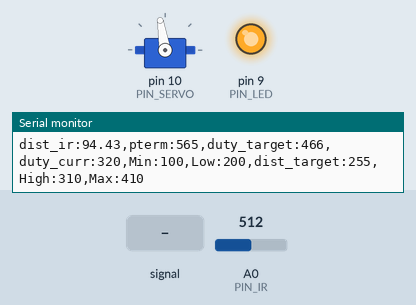
This sketch was run on a simulated Arduino Uno, built with avr-gcc and run on an emulated ATmega328P. Parts: servo, output pins drawn as LEDs (lit = HIGH), the last lines printed to the serial monitor. Inputs (shaded band) come from the test bench; at power-on: A0 (PIN_IR) = 512.

Above: at 1.2 s.
1.3 s: A0 (PIN_IR) fed a 200 Hz sine of ±81 counts around its level
4.3 s: A0 (PIN_IR) set to 122
5.8 s: A0 (PIN_IR) set to 0
At 6.4 s:
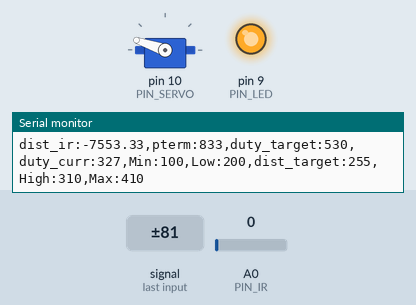
7.3 s: A0 (PIN_IR) set to 6
8.8 s: A0 (PIN_IR) set to 9
At 10.0 s:
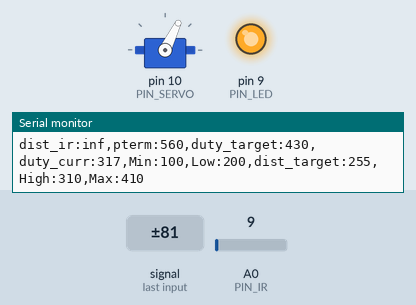
10.7 s: A0 (PIN_IR) set to 460
At 11.4 s:
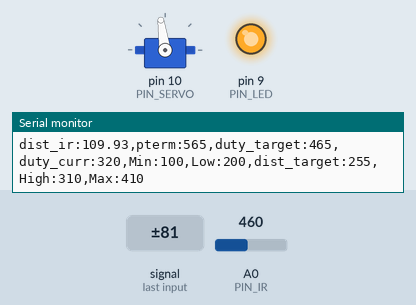
Timing chart, 0 to 13.2 s (numbered marks = the images above; inputs shaded):
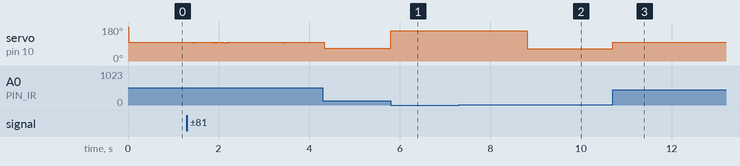

The sketch:

22P06.ino
```cpp
#include <Servo.h>

/////////////////////////////
// Configurable parameters //
/////////////////////////////

// Arduino pin assignment
#define PIN_LED 9  //[1692] LED 9번핀에 연결
#define PIN_SERVO 10 // [3228] 서보10핀에 연결
#define PIN_IR A0  // [3133] 적외선 센서 signal -> A0핀

// Framework setting
#define _DIST_TARGET 255  //[0028] 목표 위치가 25.5cm임을 선언
#define _DIST_MIN 60
#define _DIST_MAX 450

// Distance sensor
#define _DIST_ALPHA 0.5   // [1628] ema 필터의 측정 보정치

// Servo range
#define _DUTY_MIN 1200
#define _DUTY_NEU 1455
#define _DUTY_MAX 2200

// Servo speed control
#define _SERVO_ANGLE 40        // [3131] servo 각도 설정
#define _SERVO_SPEED 90        // [3141] servo 속도 설정

// Event periods
#define _INTERVAL_DIST 20         // [3123] distance 측정 이벤트 주기
#define _INTERVAL_SERVO 20     // [3123] servo 조정 이벤트 주기
#define _INTERVAL_SERIAL 100   // [3123] serial 출력 이벤트 주기

// PID parameters
#define _KP 0.7

//////////////////////
// global variables //
//////////////////////
float dist_min, dist_max, filtered_dist, alpha; // [3228]
// Servo instance
Servo myservo;

// Distance sensor
float dist_target; // location to send the ball
float dist_raw, dist_ema;

// Event periods
unsigned long last_sampling_time_dist, last_sampling_time_servo, last_sampling_time_serial;
bool event_dist, event_servo, event_serial;

// Servo speed control
int duty_chg_per_interval;
int duty_target, duty_curr;

// PID variables
float error_curr, error_prev, control, pterm, dterm, iterm;

void setup() {
// initialize GPIO pins for LED and attach servo
 pinMode(PIN_LED,OUTPUT);
 digitalWrite(PIN_LED, 1);
 myservo.attach(PIN_SERVO);

// initialize global variables
  dist_min = _DIST_MIN;
  dist_max = _DIST_MAX;
  dist_raw = 0.0;
  dist_ema = 0;
  alpha = _DIST_ALPHA;
  last_sampling_time_dist = 0;
  last_sampling_time_servo = 0;
  last_sampling_time_serial = 0;


// move servo to neutral position
 myservo.writeMicroseconds(2399);

// initialize serial port
Serial.begin(57600); //[3128] 시리얼 포트 초기화

// convert angle speed into duty change per interval. ****How to?
  duty_chg_per_interval = (_DUTY_MAX - _DUTY_MIN) * ((float)_SERVO_SPEED / 180) * ((float)_INTERVAL_SERVO / 1000); //[3128]
}

void loop() {
/////////////////////
// Event generator // [3133] 이벤트 실행 간격 구현
/////////////////////
  if (millis() >= last_sampling_time_dist + _INTERVAL_DIST) event_dist = true;
  if (millis() >= last_sampling_time_servo + _INTERVAL_SERVO) event_servo = true;
  if (millis() >= last_sampling_time_serial + _INTERVAL_SERIAL) event_serial = true;

////////////////////
// Event handlers //
////////////////////
  if(event_dist) {
      event_dist = false; // [3133]
  // get a distance reading from the distance sensor
// ****      filtered_dist = ir_distance_filtered(); //[0028] 적외선 센서 필터링 값 저장

  // PID control logic
    error_curr = _DIST_TARGET - ir_distance(); // 현재 오차 저장, 일단은 필터링 미구현
    pterm = error_curr * _KP; //[0028] kp * 오차
    control = pterm;  //[0028] 제어량 계산

  // duty_target = f(duty_neutral, control)
    duty_target = _DUTY_NEU + control;

  // [3133] keep duty_target value within the range of [_DUTY_MIN, _DUTY_MAX]
    if (duty_target > _DUTY_MAX) duty_target = _DUTY_MAX;
    if (duty_target < _DUTY_MIN) duty_target = _DUTY_MIN;

    last_sampling_time_dist = millis(); // [3133] 마지막 dist event 처리 시각 기록
  }

  if(event_servo) {
    event_servo = false; // [3133]
    // update servo position
    myservo.writeMicroseconds(duty_target);
    // adjust duty_curr toward duty_target by duty_chg_per_interval ...How to?


    last_sampling_time_servo = millis(); // [3133] 마지막 servo event 처리 시각 기록

  }
  dist_raw = ir_distance();
  duty_curr = myservo.read();
  if(event_serial) {
    event_serial = false; // [3133]
    Serial.print("dist_ir:");
    Serial.print(dist_raw);
    Serial.print(",pterm:");
    Serial.print(map(pterm,-1000,1000,510,610));
    Serial.print(",duty_target:");
    Serial.print(map(duty_target,1000,2000,410,510));
    Serial.print(",duty_curr:");
    Serial.print(map(duty_curr,1000,2000,410,510));
    Serial.println(",Min:100,Low:200,dist_target:255,High:310,Max:410");
    last_sampling_time_serial = millis(); // [3133] 마지막 serial event 처리 시각 기록

  }
}

float ir_distance(void){ // return value unit: mm
  float val;
  float volt = float(analogRead(PIN_IR));
  val = ((6762.0/(volt-9.0))-4.0) * 10.0;
  return val;

}
```

Measured:
- the behaviour switches between 7 and 8 on A0 (PIN_IR) (found by bisection; images 1 and 2)
- after the input at 5.8 s, servo on pin 10 (PIN_SERVO): 68° → 161° at once
- after the input at 8.8 s, servo on pin 10 (PIN_SERVO): 161° → 64° at once
- after the input at 10.7 s, servo on pin 10 (PIN_SERVO): 64° → 98° at once
